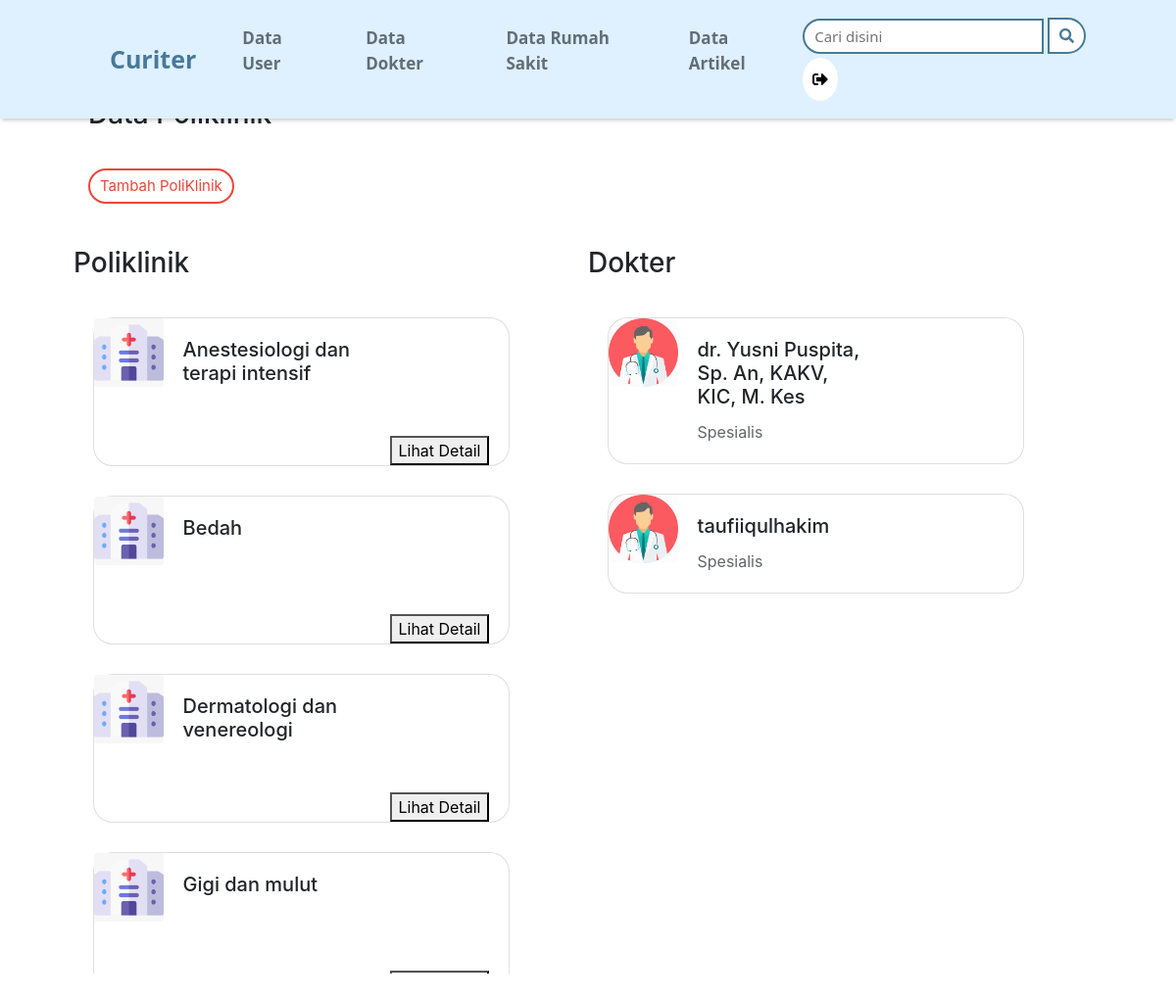
The page /admin/rs/detail_rs/7 on the database as committed earlier.
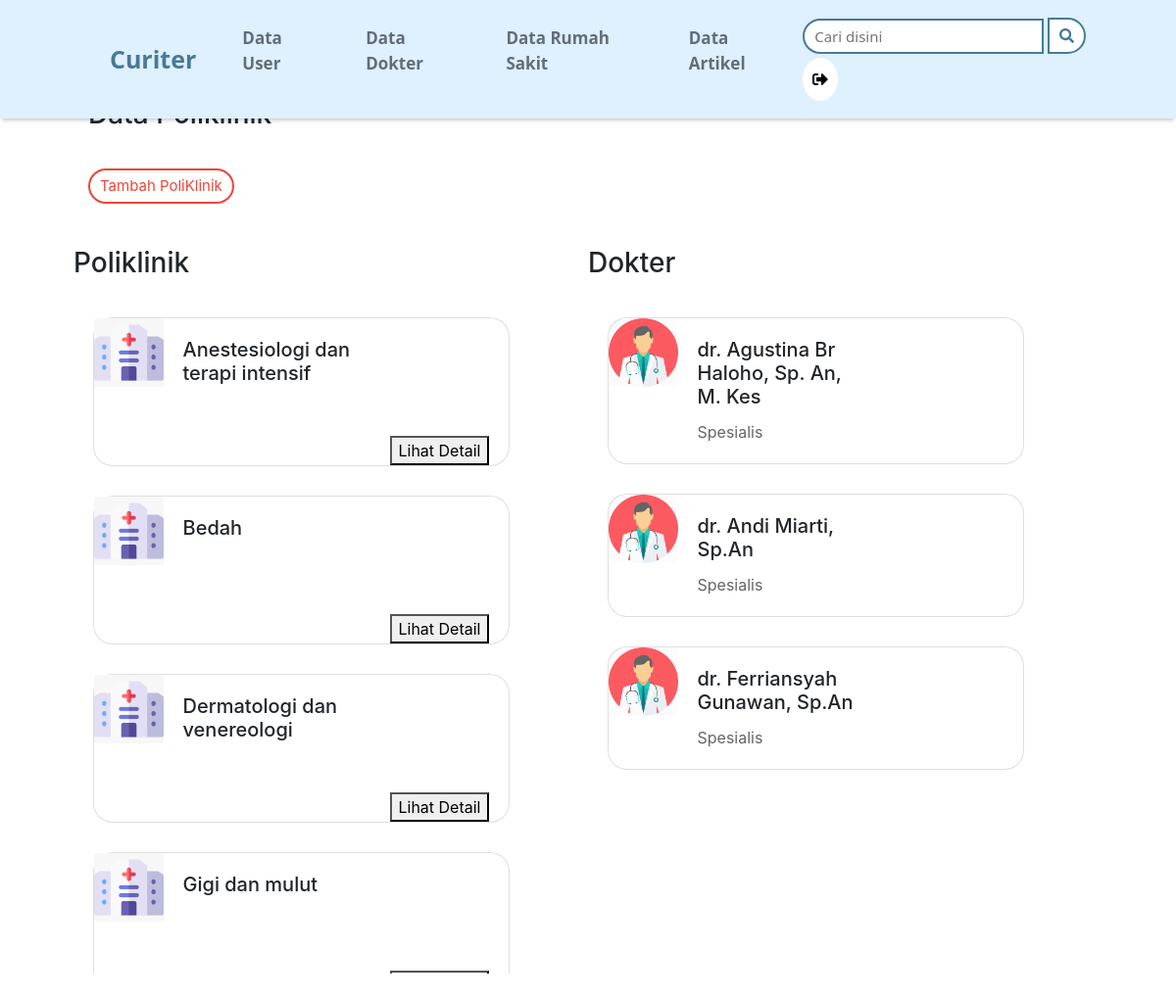
The same page on the database as committed later.
### tables this page shows
CREATE TABLE `poliklinik` (
  `id_poli` int(11) NOT NULL,
  `id_rs` int(11) NOT NULL,
  `nama_poli` varchar(50) NOT NULL,
  `tentang_poli` varchar(1000) NOT NULL,
  `gambar` varchar(255) NOT NULL
);

CREATE TABLE `dokter` (
  `id_dokter` int(11) NOT NULL,
  `id_rs` int(11) NOT NULL,
  `id_poli` int(11) NOT NULL,
  `nama_dokter` varchar(50) NOT NULL,
  `no_dokter` varchar(15) DEFAULT NULL,
  `email_dokter` varchar(30) DEFAULT NULL,
  `foto_dokter` int(11) NOT NULL
);

### application/controllers/admin/rs.php (called while the page is built, shortened)
<?php
class Rs extends CI_Controller
{
	public function __construct(){
		$this->load->model('admin/model_rs');
		       $this->load->model('m_rs');
        $this->load->model('m_user');
        $this->load->model('m_dokter');
        $this->load->model('m_poli');
		$this->load->library('form_validation');
		$this->load->library('upload');
	}
	public function detail_rs($id){
		$data['title'] = "Curiter | Detail Rumah Sakit";
        $data['rsid'] = $this->m_rs->get_datars($id);
        $data['drrs'] = $this->m_dokter->get_dokterbyid($id);
		$data['poli'] = $this->m_poli->get_polibyid($id);
		$data['polik'] = $this->model_rs->get_poli();
        $this->load->view('header_page_admin',$data);
        $this->load->view('admin/v_detail_rs',$data);
        $this->load->view('footer_page');
	}
}

### index.php (called while the page is built, shortened)
<?php
require_once BASEPATH.'core/CodeIgniter.php';

### application/models/m_poli.php (called while the page is built, shortened)
<?php
class M_Poli extends CI_Model
{
    public function get_polibyid($id)
    {
        return $this->db->get_where('poliklinik', array('id_rs' => $id))->result_array();
    }
}

### application/models/m_dokter.php (called while the page is built, shortened)
<?php
class M_dokter extends CI_Model
{
    public function get_dokterbyid($id){
        return $this->db->get_where('dokter',array('id_rs'=>$id))->result_array();
    }
}

### application/views/admin/v_detail_rs.php (the view, shortened to what this page needs)
<div class="container">
  <div class="sticky">
    <h3>Data Poliklinik</h3>
    <br>
    <button type="button" class="button_tambah" data-toggle="modal" data-target="#tambah">Tambah PoliKlinik</button>
    <br></br>
  </div>
  <div class="konten-bawah">
    <div class="konten-bawah-poliklinik">
      <h3>Poliklinik</h3>
      <div class="konten-poli" style="overflow:auto; height:700px;">
        <?php foreach ($poli as $p) { ?>
          <div class="card mb-3" style="width:inherit;height: auto; margin-right: 80px;margin-left:20px;">
            <div class="row no-gutters">
              <div class="col-md-2">
                <img src="<?php echo base_url(); ?>/Assets/rs.jpeg" class="card-img" alt="...">
              </div>
              <div class="col-md-6">
                <div class="card-body">
                  <h5 class="card-title" style="text-align:left;"><?= $p['nama_poli'] ?></h5>
                </div>
              </div>
              <div class="col-md-4" style="margin-top: 120px;">
                <button class="button-poli" type="button" name="lihat_detail" data-toggle="modal" data-target="#poli<?= $p['id_poli'] ?>" style="">Lihat Detail</button>
              </div>
            </div>
          </div>
        <?php } ?>
      </div>
    </div>
    <div class="konten-bawah-dokter">
      <h3>Dokter</h3>
      <div class="konten-dokter" style="overflow:auto; height:700px;">
        <?php foreach ($drrs as $dr) { ?>
          <div class="card mb-3" style="width:inherit;height: auto; margin-right: 80px;margin-left:20px;">
            <div class="row no-gutters">
              <div class="col-md-2">
                <img src="<?php echo base_url(); ?>/Assets/doctor.png" class="card-img" alt="...">
              </div>
              <div class="col-md-6">
                <div class="card-body">
                  <h5 class="card-title" style="text-align:left;"><?= $dr['nama_dokter'] ?></h5>
                  <p class="card-text" style="text-align:left;opacity:0.7"> <?= "Spesialis " . $dr['spesialis_dokter'] ?> </p>
                </div>
              </div>
            </div>
          </div>
        <?php } ?>
      </div>
    </div>
  </div>
</div>

Rows that differ between the two databases and show on the page:
no longer on this page (row edited): dokter: nama_dokter "dr. Yusni Puspita, Sp. An, KAKV, KIC, M. Kes"
removed dokter: nama_dokter "taufiiqulhakim"
added dokter: nama_dokter "dr. Agustina Br Haloho, Sp. An, M. Kes"
added dokter: nama_dokter "dr. Andi Miarti, Sp.An"
added dokter: nama_dokter "dr. Ferriansyah Gunawan, Sp.An"
